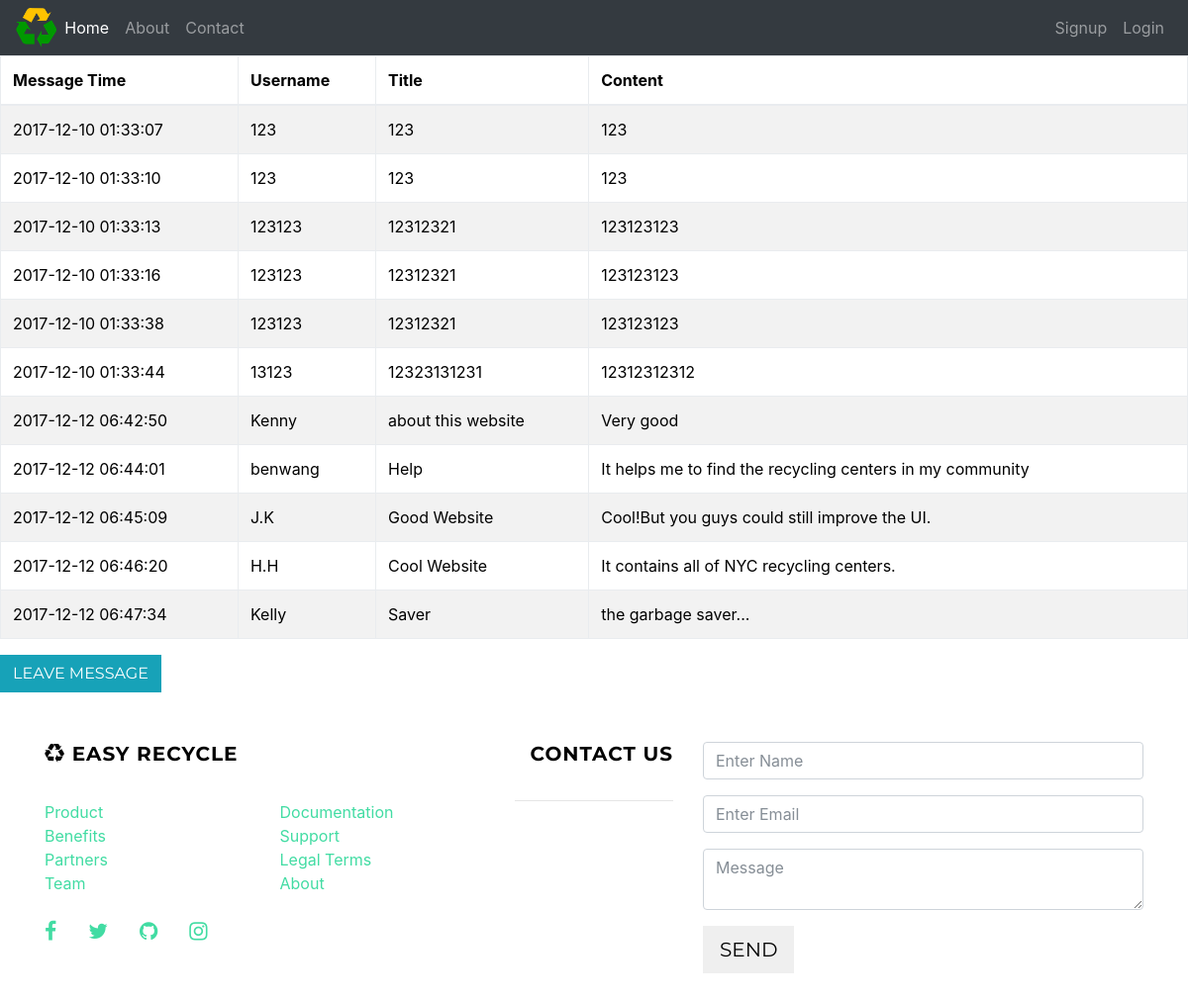
Before: /feedback/ with the older database file.
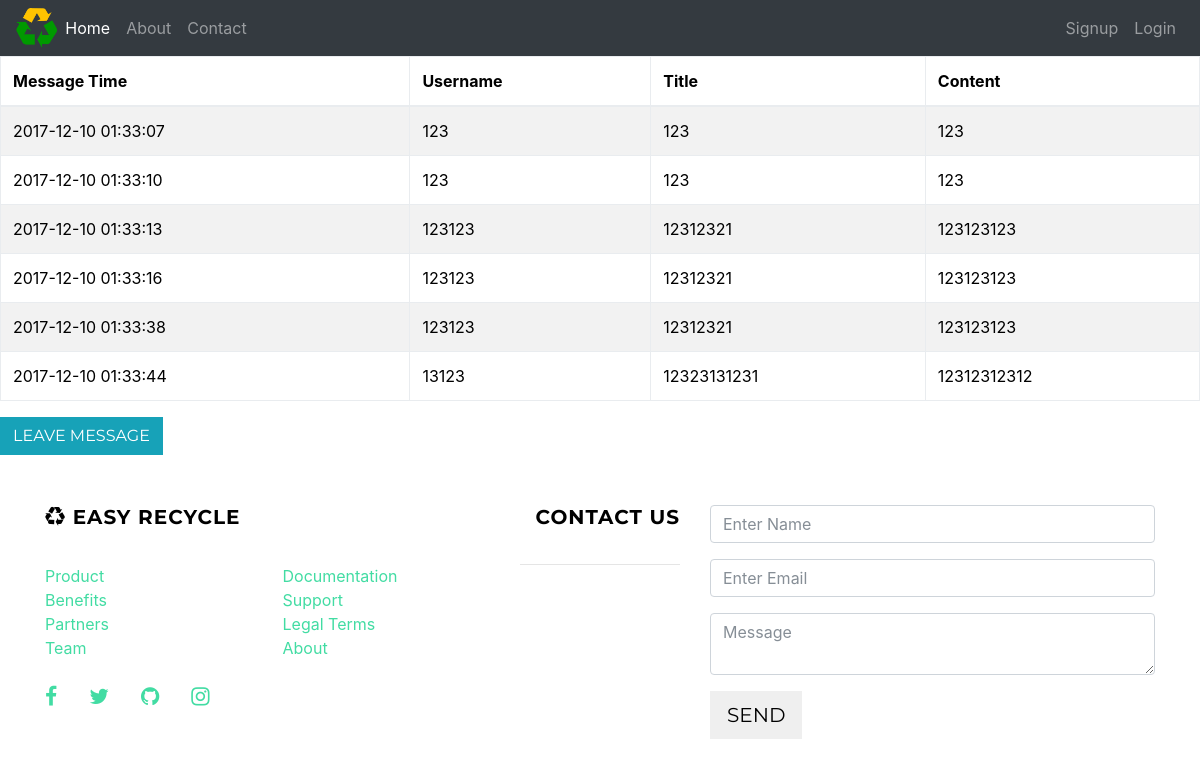
After: the same page with the newer database file.
### guestbook/models.py (models this page shows, shortened)
class Message(models.Model):
    username=models.CharField(max_length=256)
    title=models.CharField(max_length=512)
    content=models.TextField(max_length=256)
    publish=models.DateTimeField()

### guestbook/views.py (the view)
# urls.py: url(r'^feedback/',views.feedback,name='feedback'),
def feedback(request):
    messages = models.Message.objects.all()
    return render(request, 'guestbook/feedback.html', {'messages' : messages})

### guestbook/templates/guestbook/feedback.html
{% extends "mainRecycleApp/header.html" %}
{% block body %}
<table class="table table-striped table-bordered table-hover table-condensed">
            <thead>
                <tr class="danger">
                    <th>Message Time</th>
                    <th>Username</th>
                    <th>Title</th>
                    <th>Content</th>
                </tr>
            </thead>
            <tbody>
                {% if messages %}
                    {% for message in messages %}
                        <tr class="{% cycle 'active' 'success' 'warning' 'info' %}">
                            <td>{{ message.publish|date:'Y-m-d H:i:s' }}</td>
                            <td>{{ message.username }}</td>
                            <td>{{ message.title }}</td>
                            <td>{{ message.content }}</td>
                        </tr>
                    {% endfor %}
                {% else %}
                    <tr>
                        <td colspan="4">No Data</td>
                    </tr>
                {% endif %}
            </tbody>
        </table>
        <a class="btn btn-xs btn-info" href="/guestbook/create/">Leave Message</a>
{% endblock body %}

### mainRecycleApp/templates/mainRecycleApp/header.html (shortened to what this page needs)
<!DOCTYPE html>
<html>
<head>
		{% load static %}
		<link rel="stylesheet" href="{% static "css/bootstrap.min.css" %}">
		<link rel="stylesheet" href="{% static "css/jquery-ui.min.css" %}">
		<link rel="stylesheet" href="{% static "css/jquery-ui.structure.min.css" %}">
		<link rel="stylesheet" href="{% static "css/jquery-ui.theme.min.css" %}">
		<link rel = "stylesheet" href = "{% static "css/style.css" %}">
		<link href="{% static "css/font-awesome.min.css" %}" rel="stylesheet" type="text/css">
	   	<link href="{% static "css/grayscale.css" %}" rel="stylesheet">
</head>
<body>
  <div>
  <nav class="navbar navbar-expand-lg navbar-dark bg-dark bg-custom-navbar">
  <img id="logo-png" src="{% static "img/logo2.png" %}" style="max-height : 40px; width:auto;" class="">
  <div class="collapse navbar-collapse" id="navbarSupportedContent">
    <ul class="navbar-nav mr-auto">
      <li class="nav-item active">
        <a class="nav-link" href="/">Home <span class="sr-only">(current)</span></a>
      </li>
      <li class="nav-item ">
        <a class="nav-link" href="/about">About</a>
      </li>
      <li class="nav-item">
        <a class="nav-link" href="/contact">Contact</a>
      </li>
    </ul>
		<ul class="nav navbar-nav navbar-right">
			{% if request.user.is_anonymous != True %}
			<li class="nav-item"><a class="nav-link" href="/profile"><span class="glyphicon glyphicon-user"></span>{{request.user.first_name}}'s Profile</a></li>
			<li class="nav-item"><a class="nav-link" id="logout" href="#"><span class="glyphicon glyphicon-user"></span>Logout</a></li>
			{% else %}
			<li class="nav-item"><a class="nav-link" href="/signup">Signup</a></li>
			<li class='nav-item'><a class="nav-link" href="/login">Login</a></li>
			{% endif %}
		</ul>
  </div>
</nav>
		{%block body%}
		{%endblock%}
	</div>
</body>
<footer class="footer">
    <div class="container">
        <div class="row">
            <div class="col-md-5">
                <h5><i class="fa fa-recycle"></i> Easy Recycle </h5>
                <div class="row">
                    <div class="col-6">
                        <ul class="list-unstyled">
                            <li><a href="/">Product</a></li>
                            <li><a href="/login">Benefits</a></li>
                            <li><a href="/">Partners</a></li>
                            <li><a href="/about">Team</a></li>
                        </ul>
                    </div>
                    <div class="col-6">
                        <ul class="list-unstyled">
                            <li><a href="/about">Documentation</a></li>
                            <li><a href="/contact">Support</a></li>
                            <li><a href="/about">Legal Terms</a></li>
                            <li><a href="/about">About</a></li>
                        </ul>
                    </div>
                </div>
                <ul class="nav">
                    <li class="nav-item"><a href="/" class="nav-link pl-0"><i class="fa fa-facebook fa-lg"></i></a></li>
                    <li class="nav-item"><a href="/" class="nav-link"><i class="fa fa-twitter fa-lg"></i></a></li>
                    <li class="nav-item"><a href="/" class="nav-link"><i class="fa fa-github fa-lg"></i></a></li>
                    <li class="nav-item"><a href="/" class="nav-link"><i class="fa fa-instagram fa-lg"></i></a></li>
                </ul>
                <br>
            </div>
            <div class="col-md-2">
                <h5 class="text-md-right">Contact Us</h5>
                <hr>
            </div>
            <div class="col-md-5">
                <form>
                    <fieldset class="form-group">
                      <input type="text" class="form-control" id="exampleInputName" placeholder="Enter Name">
                    </fieldset>
                    <fieldset class="form-group">
                        <input type="email" class="form-control" id="exampleInputEmail1" placeholder="Enter Email">
                    </fieldset>
                    <fieldset class="form-group">
                        <textarea class="form-control" id="exampleMessage" placeholder="Message"></textarea>
                    </fieldset>
                    <fieldset class="form-group text-xs-right">
                        <button type="button" class="btn btn-secondary-outline btn-lg">Send</button>
                    </fieldset>
                </form>
            </div>
        </div>
    </div>
</footer>
</html>

### static/css/grayscale.css (style rules this page uses)
body { width: 100%; height: 100%; color: black; background-color: white; }
html { width: 100%; height: 100%; }
h1, h2, h3, h4, h5, h6 { margin: 0 0 35px; text-transform: uppercase; font-family: "Montserrat", "Helvetica Neue", Helvetica, Arial, sans-serif; font-weight: 700; letter-spacing: 1px; }
a { color: #42DCA3; -webkit-transition: all 0.2s ease-in-out; -moz-transition: all 0.2s ease-in-out; transition: all 0.2s ease-in-out; }
.btn { text-transform: uppercase; font-family: "Montserrat", "Helvetica Neue", Helvetica, Arial, sans-serif; font-weight: 400; -webkit-transition: all 0.3s ease-in-out; -moz-transition: all 0.3s ease-in-out; transition: all 0.3s ease-in-out; border-radius: 0; }
footer { padding: 50px 0; }
body { webkit-tap-highlight-color: rgba(255, 255, 255, 0.2); }

### mainRecycleApp/templates/mainRecycleApp/header.html (style rules this page uses)
.bg-custom-navbar { background-color: #FFFFFF; }

Changed rows visible on the page:
removed Message: publish "2017-12-12 06:42:50", username "Kenny", title "about this website", content "Very good"
removed Message: publish "2017-12-12 06:44:01", username "benwang", title "Help", content "It helps me to find the recycling centers in my community"
removed Message: publish "2017-12-12 06:45:09", username "J.K", title "Good Website", content "Cool!But you guys could still improve the UI."
removed Message: publish "2017-12-12 06:46:20", username "H.H", title "Cool Website", content "It contains all of NYC recycling centers."
removed Message: publish "2017-12-12 06:47:34", username "Kelly", title "Saver", content "the garbage saver..."
